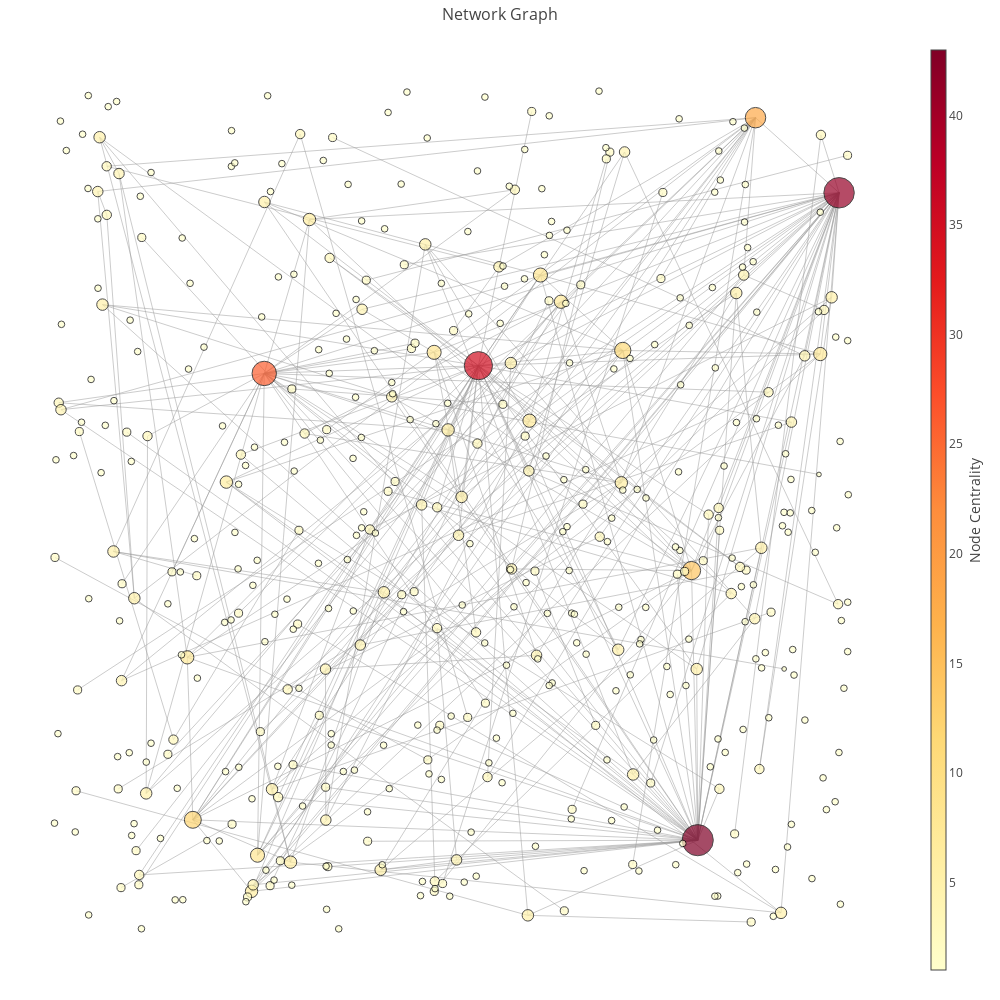

The cell this chart's notebook holds for it:
### Code cell
co.set_plotly()
co.get_word_network_graph(1000, "d_cent")

### Figure 1 — Plotly figure (JSON) as saved in the notebook; plotly's stock layout.template omitted (floating-point values rounded to 4 significant figures; data arrays with more than 128 entries replaced by an {"elided": "..."} marker saying what was removed)
{"data": [{"mode": "lines", "hoverinfo": "none", "y": {"elided": "2178 float values"}, "x": {"elided": "2178 float values"}, "line": {"color": "#999", "width": 0.5}, "type": "scatter"}, {"text": {"elided": "454 str values"}, "marker": {"colorbar": {"title": "Node Centrality", "xanchor": "left", "titleside": "right", "thickness": 15}, "colorscale": "YlOrRd", "color": {"elided": "454 int values"}, "reversescale": true, "showscale": true, "line": {"color": "black", "width": 1}, "size": {"elided": "454 float values"}}, "mode": "markers", "hoverinfo": "text", "y": {"elided": "454 float values"}, "x": {"elided": "454 float values"}, "type": "scatter"}], "layout": {"showlegend": false, "title": "Network Graph", "yaxis": {"zeroline": false, "showticklabels": false, "showgrid": false}, "height": 1000, "width": 1000, "titlefont": {"size": 16}, "xaxis": {"zeroline": false, "showticklabels": false, "showgrid": false}, "hovermode": "closest", "margin": {"r": 5, "b": 20, "l": 5, "t": 40}}}
